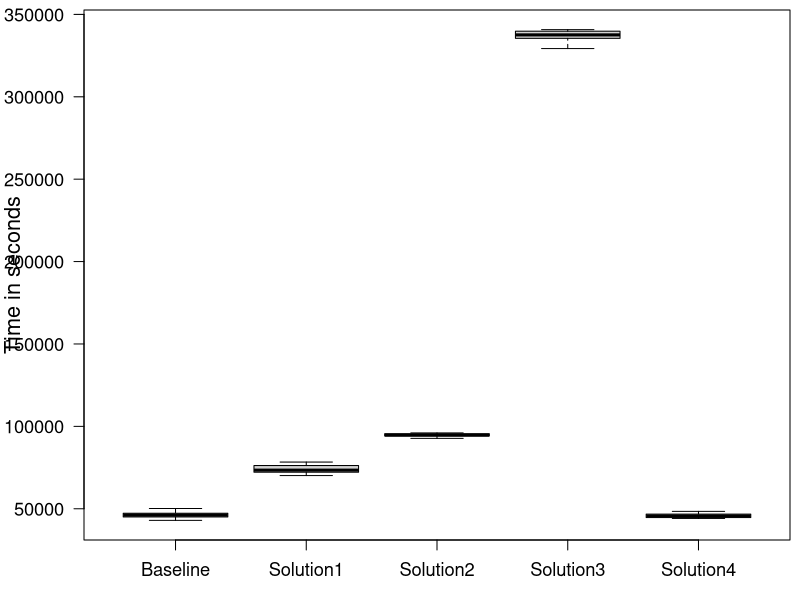
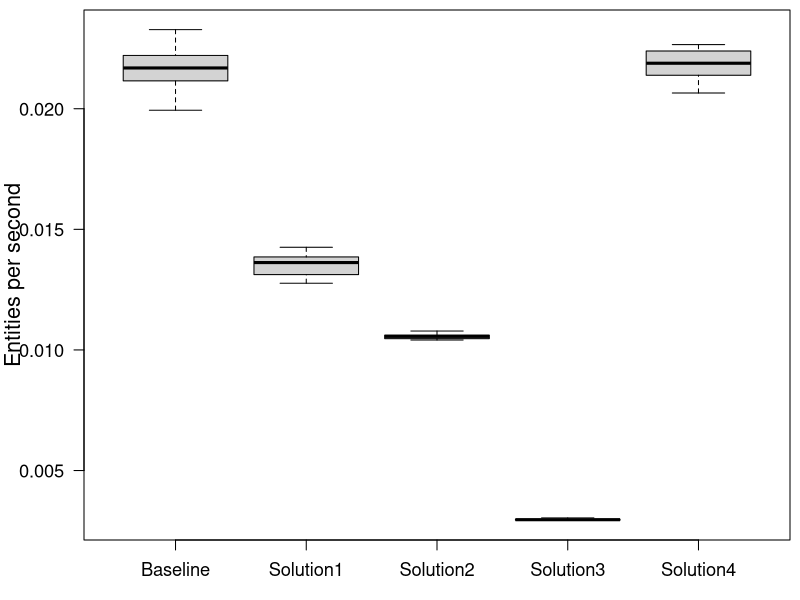
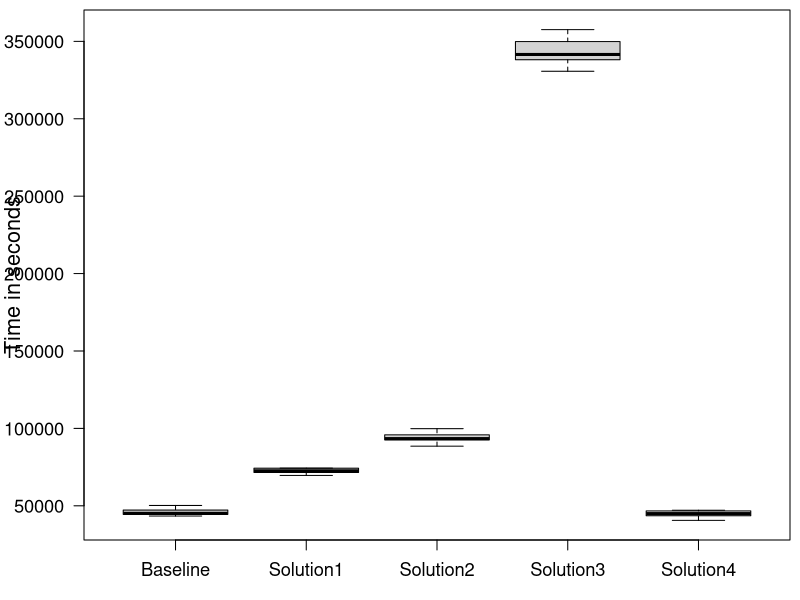
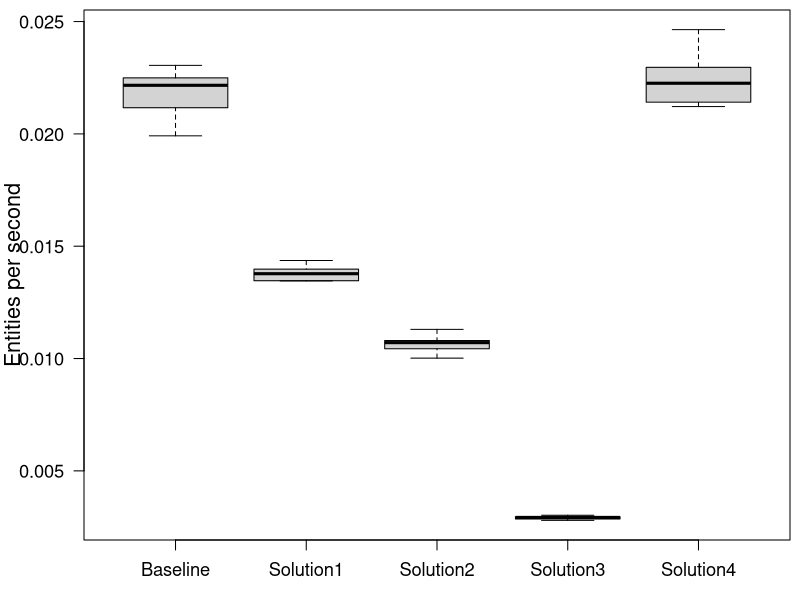
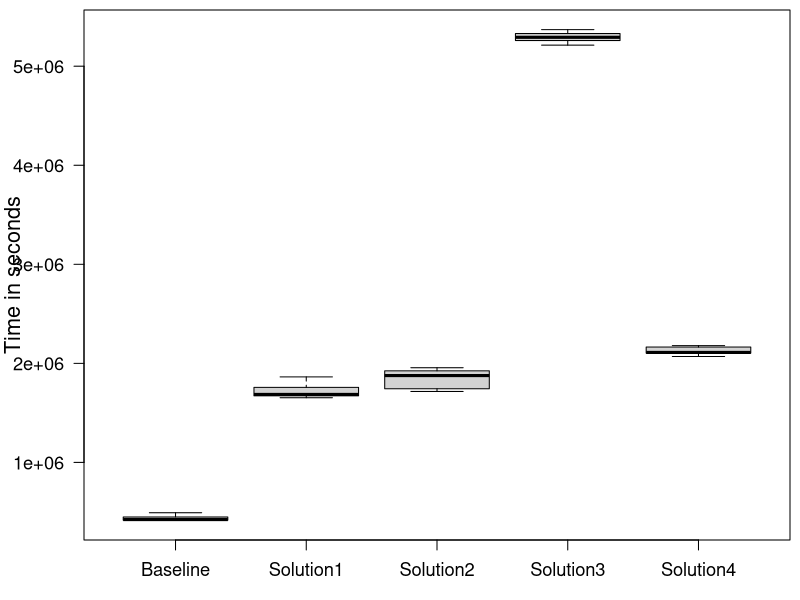
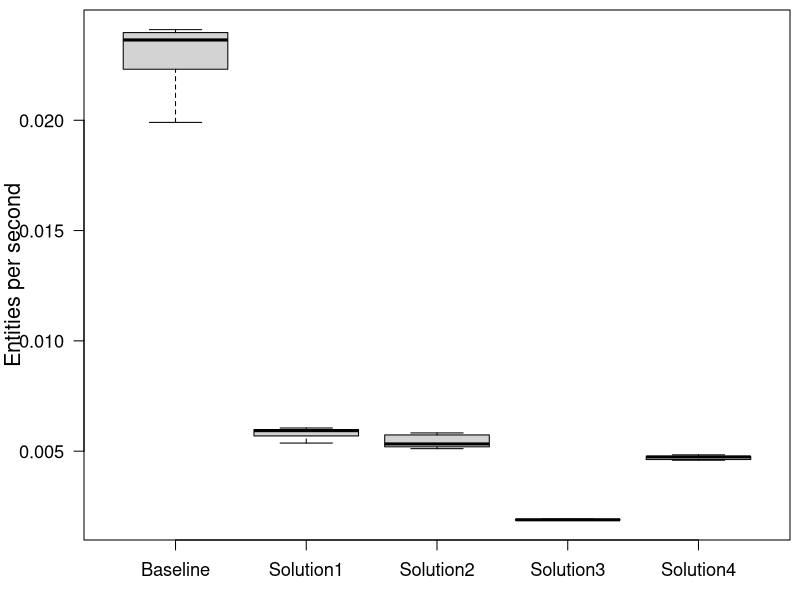
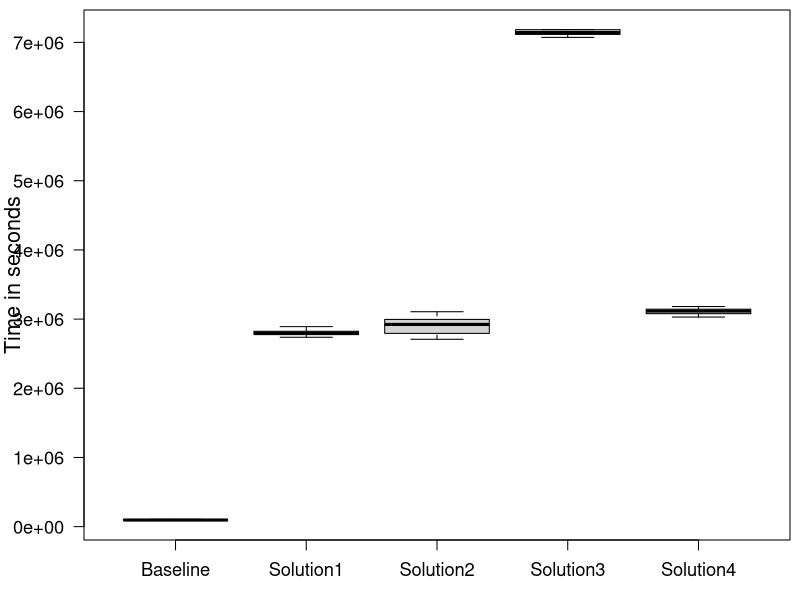
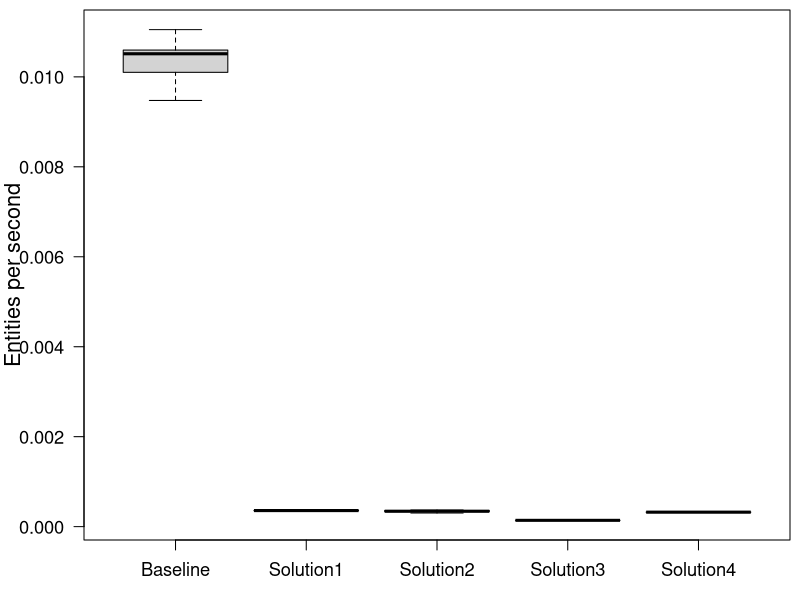

The R source for these figures, in order: (Note: this script raises an error after producing the figures.)
par(las=1);

Baseline.dataframe = data.frame(
insert_student=c(216351.12, 50156.726, 46574.368, 42957.495, 45322.077, 44802.401, 46920.101, 46105.324, 43939.163, 43849.6, 45664.503000000004, 46413.251000000004, 49690.332, 47627.528, 45251.272000000004),
insert_course=c(121987.283, 45119.062, 44718.793, 44988.252, 43382.955, 50216.092000000004, 43852.624, 44548.124, 44363.427, 43721.216, 45284.798, 45397.07, 47437.522000000004, 48946.963, 47058.968),
insert_enrolment=c(730953.209, 463259.059, 431999.17600000004, 491897.8, 414775.38300000003, 416492.32300000003, 502421.895, 415893.593, 417699.331, 414927.742, 420221.902, 420121.874, 423121.58, 423013.39900000003, 434014.35000000003),
update_student=c(105538.009, 98154.68400000001, 94548.166, 90498.583, 93683.191, 147136.283, 95349.803, 95058.306, 94636.225, 94218.571, 95119.039, 102123.30900000001, 99869.64, 96592.144, 93597.303),
update_course=c(118830.295, 95268.424, 121432.037, 94357.138, 104054.886, 102465.446, 108898.27500000001, 96750.323, 108690.692, 92954.482, 111925.21800000001, 103487.284, 111948.693, 97238.6, 114829.63),
update_enrolment=c(650782.699, 618981.38, 572768.837, 558867.559, 575495.001, 569086.583, 646261.882, 562454.973, 561955.612, 626676.5380000001, 623654.708, 649873.283, 734609.381, 611467.969, 622697.402),
delete_student=c(44688.706, 43000.159, 49536.235, 42129.691, 42267.464, 52616.686, 43956.029, 43255.4, 43989.723, 45224.901, 47230.062, 42718.373, 46617.817, 45274.094, 42750.340000000004),
delete_course=c(37402.31, 44802.951, 34258.231, 43919.452, 33633.694, 46250.032, 33693.251000000004, 44920.053, 105038.03600000001, 44181.899, 33905.562, 46197.079, 39981.298, 45243.358, 35369.695),
delete_enrolment=c(465364.819, 479285.16000000003, 459251.246, 458268.668, 464386.599, 419931.85000000003, 437386.14900000003, 465385.83400000003, 425927.162, 419067.501, 421238.686, 492532.454, 493015.06200000003, 422678.765, 420938.005));

Solution1.dataframe = data.frame(
insert_student=c(180778.429, 72328.833, 71597.744, 70146.90000000001, 73133.28600000001, 71988.197, 73415.658, 72898.719, 74941.76, 72018.641, 74212.049, 74017.734, 77510.534, 78338.874, 77664.091),
insert_course=c(83973.534, 66756.759, 69616.517, 116682.537, 70916.206, 73054.039, 71212.845, 72654.471, 72411.095, 72345.801, 72586.113, 71848.441, 74308.102, 81949.195, 74247.029),
insert_enrolment=c(1855262.646, 1675126.671, 1655189.385, 1863179.48, 1653019.7280000001, 1671579.104, 1673110.322, 1686165.512, 1766852.76, 1953142.538, 1707463.78, 1669991.182, 1714216.757, 1748497.912, 1685620.879),
update_student=c(2796299.253, 2748399.933, 2737353.399, 2777149.543, 2760298.903, 2793606.382, 2785261.251, 2805851.532, 2820590.845, 2797074.799, 2773680.856, 2856618.7430000002, 2891240.7460000003, 2878545.6520000002, 2827747.769),
update_course=c(556826.11, 562520.995, 521506.75200000004, 503253.674, 583220.845, 570117.205, 592795.858, 501077.36600000004, 527216.461, 526368.1240000001, 622742.334, 507389.152, 531798.696, 503544.89, 542936.6460000001),
update_enrolment=c(1902729.843, 1864557.838, 1913042.661, 1895721.607, 1860282.409, 1877942.395, 2060628.431, 1937547.888, 1921159.53, 1856524.406, 1913292.171, 1978783.513, 1931171.288, 1942281.173, 1946515.475),
delete_student=c(1095783.8900000001, 1088858.577, 1095926.281, 1128810.824, 1110500.864, 1138641.8900000001, 1091605.718, 1100171.546, 1132963.993, 1081919.58, 1114871.962, 1093859.936, 1130914.466, 1140319.997, 1127687.231),
delete_course=c(341317.422, 381379.886, 365468.425, 341950.998, 326665.123, 318327.637, 396296.945, 388548.953, 335709.167, 320249.84500000003, 339883.364, 322162.131, 333285.275, 319257.358, 414000.411),
delete_enrolment=c(609901.2170000001, 686178.411, 603099.09, 608023.97, 628155.782, 713789.333, 646162.637, 618416.784, 626889.954, 591249.4720000001, 587188.241, 599622.75, 604312.8250000001, 609058.1950000001, 643613.485));

Solution2.dataframe = data.frame(
insert_student=c(98906.189, 94131.839, 94609.879, 91315.594, 95529.836, 92726.448, 94429.642, 94333.053, 94010.015, 97932.967, 96038.909, 94794.928, 95538.285, 94679.447, 95029.758),
insert_course=c(90422.878, 88506.869, 90734.75600000001, 98635.024, 93396.11200000001, 92768.479, 92600.27, 92532.99, 93724.75600000001, 96648.87700000001, 93215.101, 95009.337, 95017.414, 99823.23700000001, 96919.781),
insert_enrolment=c(1749792.394, 1716230.164, 1752142.669, 1876947.323, 1737091.546, 1734884.5960000001, 1727103.134, 1796539.783, 1902705.664, 1882716.8290000001, 1936687.707, 1956029.974, 1928625.045, 1948779.3290000001, 1920595.2210000001),
update_student=c(2771533.0640000002, 2730862.7090000003, 2708253.273, 2801543.899, 2785017.257, 2859334.4620000003, 2803429.614, 3303949.785, 2957289.612, 3010748.37, 2960883.566, 3047768.342, 3106658.095, 2980110.4790000003, 2922508.534),
update_course=c(507413.056, 505314.772, 506648.819, 493872.354, 510908.31200000003, 489433.153, 569794.011, 500506.148, 511177.382, 496846.11, 512166.224, 497899.858, 513073.368, 502164.908, 529321.454),
update_enrolment=c(1914028.982, 1926194.198, 2006038.1030000001, 1908398.899, 1925646.609, 1927953.377, 2034198.561, 1908281.053, 2061051.242, 2076894.1160000002, 2087218.3930000002, 2116826.044, 2089408.877, 2107018.674, 2056844.6160000002),
delete_student=c(1326234.583, 1356749.433, 1326731.939, 1337398.508, 1344412.4340000001, 1388236.661, 1332331.144, 1475384.712, 1506346.797, 1522082.1130000001, 1493125.023, 1518301.143, 1484248.85, 1528772.163, 1502807.7310000001),
delete_course=c(364384.068, 369187.805, 357246.234, 358507.79, 374317.529, 349094.65, 362395.945, 402518.992, 449576.145, 359231.886, 366993.876, 351430.696, 399541.832, 353572.43, 360217.113),
delete_enrolment=c(841888.057, 946947.914, 870003.196, 871778.859, 928536.7540000001, 873377.039, 885667.012, 1179194.252, 1044625.582, 1026799.264, 1048687.056, 1056553.191, 1047892.81, 1130065.447, 1039373.125));

Solution3.dataframe = data.frame(
insert_student=c(361928.903, 337558.289, 334737.337, 329265.957, 335311.654, 340749.907, 338221.34500000003, 339879.907, 339690.996, 333959.732, 336071.983, 338816.767, 352337.806, 335614.04, 337312.226),
insert_course=c(357573.403, 330689.076, 341527.844, 347795.993, 333375.411, 344115.402, 341358.64400000003, 335887.184, 339787.844, 394101.996, 340701.233, 336490.522, 345625.953, 395283.92600000004, 351913.071),
insert_enrolment=c(5326884.174, 5262606.375, 5286783.38, 5333608.318, 5332718.848, 5248901.831, 5255799.073, 5262941.275, 5225874.075, 5212771.61, 5369403.858, 5292094.756, 5306413.896, 5293736.058, 5357672.506),
update_student=c(7105081.681, 7099539.399, 7139334.124, 7117188.608, 7072160.932, 7135086.549000001, 7407796.600000001, 7143057.93, 7181772.822, 7313123.835, 7113031.658, 7184363.598, 8996418.613, 7183956.122, 7177381.011),
update_course=c(1078624.212, 1070206.455, 1045994.6780000001, 1029625.2270000001, 1076980.375, 1102077.15, 1108500.7380000001, 1029927.165, 1040207.844, 1035402.04, 1087789.764, 1066566.2920000001, 1110165.803, 1068096.454, 1126122.854),
update_enrolment=c(5477544.934, 5479125.341, 5428707.024, 5441162.047, 5424600.814, 5430028.517, 5621313.78, 5497758.268, 5474023.073, 5494584.3270000005, 5452249.355, 5468533.622, 5494360.973, 5573777.751, 5512136.837),
delete_student=c(4219454.377, 4248048.939, 4208233.249, 4287295.572, 4281504.5540000005, 4315662.975, 4301540.981, 4258106.141, 4278518.932, 4314489.999, 4252110.343, 4298031.139, 4263692.367000001, 4326086.322, 4390119.149),
delete_course=c(653548.58, 682436.905, 660837.81, 631795.084, 650291.116, 631688.319, 646985.822, 727825.408, 646113.949, 640016.263, 690007.593, 650752.089, 703851.6730000001, 655431.612, 655224.728),
delete_enrolment=c(3509276.665, 3586614.031, 3526185.136, 3497389.165, 3530096.815, 3507276.398, 3518220.494, 3508428.694, 3532404.796, 3508122.7970000003, 3518237.466, 3564463.02, 3682414.436, 3508870.636, 3537214.132));

Solution4.dataframe = data.frame(
insert_student=c(88989.278, 44817.563, 44496.286, 48423.282, 45248.631, 44134.789000000004, 46039.116, 45689.516, 44385.654, 44416.243, 46658.099, 46857.47, 85624.567, 45887.053, 45628.926),
insert_course=c(43515.082, 40582.672, 42091.453, 140898.445, 43583.378000000004, 56280.225, 44257.675, 44651.295, 44932.366, 43431.049, 46080.702, 45508.891, 46278.587, 61174.802, 47132.311),
insert_enrolment=c(2178930.973, 2159234.965, 2087771.891, 2759030.999, 2092831.372, 2104357.952, 2163517.952, 2165972.354, 2103321.6210000003, 2069232.928, 2120614.179, 2167056.647, 2103737.108, 2104629.205, 2110378.703),
update_student=c(3110308.727, 3076401.421, 3051476.324, 3122650.075, 3029115.002, 3130080.384, 3080942.668, 3142778.205, 3116019.682, 3181559.8910000003, 3059016.525, 3143476.281, 3979599.434, 3179518.486, 3100144.936),
update_course=c(459841.759, 440547.178, 451632.436, 445599.71400000004, 454325.364, 438919.55, 465807.0, 442903.86600000004, 464427.001, 447794.525, 464047.047, 442360.762, 462064.788, 437514.202, 458642.015),
update_enrolment=c(2281201.759, 2213230.063, 2312810.804, 2261304.761, 2294576.449, 2239055.57, 2409028.616, 2256889.981, 2293549.5810000002, 2298693.174, 2310642.68, 2260582.9960000003, 2264517.119, 2393441.403, 2285903.836),
delete_student=c(843506.4990000001, 903575.983, 871165.843, 978053.128, 865957.475, 943477.829, 886154.14, 923041.545, 886577.976, 923104.368, 876950.216, 884408.6510000001, 890001.4450000001, 861707.627, 883077.0530000001),
delete_course=c(356207.367, 355935.898, 353683.759, 356945.9, 394907.686, 350136.327, 363403.98600000003, 360032.645, 395976.173, 347665.751, 358872.21400000004, 349371.342, 480352.882, 351546.01900000003, 362144.93700000003),
delete_enrolment=c(413874.583, 482963.357, 475802.821, 435774.319, 484311.005, 433294.412, 465434.33, 442370.309, 445821.065, 445981.82, 475048.438, 428483.905, 564814.6410000001, 420471.24, 419610.536));

pdf('/u/students/subramhars/workspace/ResearchTestApplication/logs/boxplot-insert_student-rt.pdf');
par(las=1, mar=c(3,4.2,0.5,0.5), cex.axis=1.1, cex.lab=1.3);

boxplot(Baseline.dataframe$insert_student,Solution1.dataframe$insert_student,Solution2.dataframe$insert_student,Solution3.dataframe$insert_student,Solution4.dataframe$insert_student,names=c('Baseline', 'Solution1', 'Solution2', 'Solution3', 'Solution4'), xlab='Solutions', ylab='Time in seconds', outline=F, horizontal=F);
dev.off();
pdf('/u/students/subramhars/workspace/ResearchTestApplication/logs/boxplot-insert_student-tp.pdf');
par(las=1, mar=c(3,4.2,0.5,0.5), cex.axis=1.1, cex.lab=1.3);

boxplot(1000 / Baseline.dataframe$insert_student,1000 / Solution1.dataframe$insert_student,1000 / Solution2.dataframe$insert_student,1000 / Solution3.dataframe$insert_student,1000 / Solution4.dataframe$insert_student,names=c('Baseline', 'Solution1', 'Solution2', 'Solution3', 'Solution4'), xlab='Solutions', ylab='Entities per second', outline=F, horizontal=F);
dev.off();
pdf('/u/students/subramhars/workspace/ResearchTestApplication/logs/boxplot-insert_course-rt.pdf');
par(las=1, mar=c(3,4.2,0.5,0.5), cex.axis=1.1, cex.lab=1.3);

boxplot(Baseline.dataframe$insert_course,Solution1.dataframe$insert_course,Solution2.dataframe$insert_course,Solution3.dataframe$insert_course,Solution4.dataframe$insert_course,names=c('Baseline', 'Solution1', 'Solution2', 'Solution3', 'Solution4'), xlab='Solutions', ylab='Time in seconds', outline=F, horizontal=F);
dev.off();
pdf('/u/students/subramhars/workspace/ResearchTestApplication/logs/boxplot-insert_course-tp.pdf');
par(las=1, mar=c(3,4.2,0.5,0.5), cex.axis=1.1, cex.lab=1.3);

boxplot(1000 / Baseline.dataframe$insert_course,1000 / Solution1.dataframe$insert_course,1000 / Solution2.dataframe$insert_course,1000 / Solution3.dataframe$insert_course,1000 / Solution4.dataframe$insert_course,names=c('Baseline', 'Solution1', 'Solution2', 'Solution3', 'Solution4'), xlab='Solutions', ylab='Entities per second', outline=F, horizontal=F);
dev.off();
pdf('/u/students/subramhars/workspace/ResearchTestApplication/logs/boxplot-insert_enrolment-rt.pdf');
par(las=1, mar=c(3,4.2,0.5,0.5), cex.axis=1.1, cex.lab=1.3);

boxplot(Baseline.dataframe$insert_enrolment,Solution1.dataframe$insert_enrolment,Solution2.dataframe$insert_enrolment,Solution3.dataframe$insert_enrolment,Solution4.dataframe$insert_enrolment,names=c('Baseline', 'Solution1', 'Solution2', 'Solution3', 'Solution4'), xlab='Solutions', ylab='Time in seconds', outline=F, horizontal=F);
dev.off();
pdf('/u/students/subramhars/workspace/ResearchTestApplication/logs/boxplot-insert_enrolment-tp.pdf');
par(las=1, mar=c(3,4.2,0.5,0.5), cex.axis=1.1, cex.lab=1.3);

boxplot(10000 / Baseline.dataframe$insert_enrolment,10000 / Solution1.dataframe$insert_enrolment,10000 / Solution2.dataframe$insert_enrolment,10000 / Solution3.dataframe$insert_enrolment,10000 / Solution4.dataframe$insert_enrolment,names=c('Baseline', 'Solution1', 'Solution2', 'Solution3', 'Solution4'), xlab='Solutions', ylab='Entities per second', outline=F, horizontal=F);
dev.off();
pdf('/u/students/subramhars/workspace/ResearchTestApplication/logs/boxplot-update_student-rt.pdf');
par(las=1, mar=c(3,4.2,0.5,0.5), cex.axis=1.1, cex.lab=1.3);

boxplot(Baseline.dataframe$update_student,Solution1.dataframe$update_student,Solution2.dataframe$update_student,Solution3.dataframe$update_student,Solution4.dataframe$update_student,names=c('Baseline', 'Solution1', 'Solution2', 'Solution3', 'Solution4'), xlab='Solutions', ylab='Time in seconds', outline=F, horizontal=F);
dev.off();
pdf('/u/students/subramhars/workspace/ResearchTestApplication/logs/boxplot-update_student-tp.pdf');
par(las=1, mar=c(3,4.2,0.5,0.5), cex.axis=1.1, cex.lab=1.3);

boxplot(1000 / Baseline.dataframe$update_student,1000 / Solution1.dataframe$update_student,1000 / Solution2.dataframe$update_student,1000 / Solution3.dataframe$update_student,1000 / Solution4.dataframe$update_student,names=c('Baseline', 'Solution1', 'Solution2', 'Solution3', 'Solution4'), xlab='Solutions', ylab='Entities per second', outline=F, horizontal=F);
dev.off();
pdf('/u/students/subramhars/workspace/ResearchTestApplication/logs/boxplot-update_course-rt.pdf');
par(las=1, mar=c(3,4.2,0.5,0.5), cex.axis=1.1, cex.lab=1.3);

boxplot(Baseline.dataframe$update_course,Solution1.dataframe$update_course,Solution2.dataframe$update_course,Solution3.dataframe$update_course,Solution4.dataframe$update_course,names=c('Baseline', 'Solution1', 'Solution2', 'Solution3', 'Solution4'), xlab='Solutions', ylab='Time in seconds', outline=F, horizontal=F);
dev.off();
pdf('/u/students/subramhars/workspace/ResearchTestApplication/logs/boxplot-update_course-tp.pdf');
par(las=1, mar=c(3,4.2,0.5,0.5), cex.axis=1.1, cex.lab=1.3);

boxplot(1000 / Baseline.dataframe$update_course,1000 / Solution1.dataframe$update_course,1000 / Solution2.dataframe$update_course,1000 / Solution3.dataframe$update_course,1000 / Solution4.dataframe$update_course,names=c('Baseline', 'Solution1', 'Solution2', 'Solution3', 'Solution4'), xlab='Solutions', ylab='Entities per second', outline=F, horizontal=F);
dev.off();
pdf('/u/students/subramhars/workspace/ResearchTestApplication/logs/boxplot-update_enrolment-rt.pdf');
par(las=1, mar=c(3,4.2,0.5,0.5), cex.axis=1.1, cex.lab=1.3);

boxplot(Baseline.dataframe$update_enrolment,Solution1.dataframe$update_enrolment,Solution2.dataframe$update_enrolment,Solution3.dataframe$update_enrolment,Solution4.dataframe$update_enrolment,names=c('Baseline', 'Solution1', 'Solution2', 'Solution3', 'Solution4'), xlab='Solutions', ylab='Time in seconds', outline=F, horizontal=F);
dev.off();
pdf('/u/students/subramhars/workspace/ResearchTestApplication/logs/boxplot-update_enrolment-tp.pdf');
par(las=1, mar=c(3,4.2,0.5,0.5), cex.axis=1.1, cex.lab=1.3);

boxplot(10000 / Baseline.dataframe$update_enrolment,10000 / Solution1.dataframe$update_enrolment,10000 / Solution2.dataframe$update_enrolment,10000 / Solution3.dataframe$update_enrolment,10000 / Solution4.dataframe$update_enrolment,names=c('Baseline', 'Solution1', 'Solution2', 'Solution3', 'Solution4'), xlab='Solutions', ylab='Entities per second', outline=F, horizontal=F);
dev.off();
pdf('/u/students/subramhars/workspace/ResearchTestApplication/logs/boxplot-delete_student-rt.pdf');
par(las=1, mar=c(3,4.2,0.5,0.5), cex.axis=1.1, cex.lab=1.3);

boxplot(Baseline.dataframe$delete_student,Solution1.dataframe$delete_student,Solution2.dataframe$delete_student,Solution3.dataframe$delete_student,Solution4.dataframe$delete_student,names=c('Baseline', 'Solution1', 'Solution2', 'Solution3', 'Solution4'), xlab='Solutions', ylab='Time in seconds', outline=F, horizontal=F);
dev.off();
pdf('/u/students/subramhars/workspace/ResearchTestApplication/logs/boxplot-delete_student-tp.pdf');
par(las=1, mar=c(3,4.2,0.5,0.5), cex.axis=1.1, cex.lab=1.3);

boxplot(1000 / Baseline.dataframe$delete_student,1000 / Solution1.dataframe$delete_student,1000 / Solution2.dataframe$delete_student,1000 / Solution3.dataframe$delete_student,1000 / Solution4.dataframe$delete_student,names=c('Baseline', 'Solution1', 'Solution2', 'Solution3', 'Solution4'), xlab='Solutions', ylab='Entities per second', outline=F, horizontal=F);
dev.off();
pdf('/u/students/subramhars/workspace/ResearchTestApplication/logs/boxplot-delete_course-rt.pdf');
par(las=1, mar=c(3,4.2,0.5,0.5), cex.axis=1.1, cex.lab=1.3);

boxplot(Baseline.dataframe$delete_course,Solution1.dataframe$delete_course,Solution2.dataframe$delete_course,Solution3.dataframe$delete_course,Solution4.dataframe$delete_course,names=c('Baseline', 'Solution1', 'Solution2', 'Solution3', 'Solution4'), xlab='Solutions', ylab='Time in seconds', outline=F, horizontal=F);
dev.off();
pdf('/u/students/subramhars/workspace/ResearchTestApplication/logs/boxplot-delete_course-tp.pdf');
par(las=1, mar=c(3,4.2,0.5,0.5), cex.axis=1.1, cex.lab=1.3);

boxplot(1000 / Baseline.dataframe$delete_course,1000 / Solution1.dataframe$delete_course,1000 / Solution2.dataframe$delete_course,1000 / Solution3.dataframe$delete_course,1000 / Solution4.dataframe$delete_course,names=c('Baseline', 'Solution1', 'Solution2', 'Solution3', 'Solution4'), xlab='Solutions', ylab='Entities per second', outline=F, horizontal=F);
dev.off();
pdf('/u/students/subramhars/workspace/ResearchTestApplication/logs/boxplot-delete_enrolment-rt.pdf');
par(las=1, mar=c(3,4.2,0.5,0.5), cex.axis=1.1, cex.lab=1.3);

boxplot(Baseline.dataframe$delete_enrolment,Solution1.dataframe$delete_enrolment,Solution2.dataframe$delete_enrolment,Solution3.dataframe$delete_enrolment,Solution4.dataframe$delete_enrolment,names=c('Baseline', 'Solution1', 'Solution2', 'Solution3', 'Solution4'), xlab='Solutions', ylab='Time in seconds', outline=F, horizontal=F);
dev.off();
pdf('/u/students/subramhars/workspace/ResearchTestApplication/logs/boxplot-delete_enrolment-tp.pdf');
par(las=1, mar=c(3,4.2,0.5,0.5), cex.axis=1.1, cex.lab=1.3);

boxplot(10000 / Baseline.dataframe$delete_enrolment,10000 / Solution1.dataframe$delete_enrolment,10000 / Solution2.dataframe$delete_enrolment,10000 / Solution3.dataframe$delete_enrolment,10000 / Solution4.dataframe$delete_enrolment,names=c('Baseline', 'Solution1', 'Solution2', 'Solution3', 'Solution4'), xlab='Solutions', ylab='Entities per second', outline=F, horizontal=F);
dev.off();
def.barplot.width=1; #bar width
def.barplot.sepwidth=0; #separation bar width
def.barplot.space=0; #space between bars
def.barplot.groupspace=1; #space between groups
pdf('/u/students/subramhars/workspace/ResearchTestApplication/logs/barplot-Baseline.pdf');
par(las=1, mar=c(3,4.2,2,0), cex.axis=1.1, cex.lab=1.3);

Baseline.barplot.means=data.frame(insert=c(mean(Baseline.dataframe$insert_student), mean(Baseline.dataframe$insert_course), mean(Baseline.dataframe$insert_enrolment)),
update=c(mean(Baseline.dataframe$update_student), mean(Baseline.dataframe$update_course), mean(Baseline.dataframe$update_enrolment)),
delete=c(mean(Baseline.dataframe$delete_student), mean(Baseline.dataframe$delete_course), mean(Baseline.dataframe$delete_enrolment)));
barplot(as.matrix(Baseline.barplot.means),beside=T, names=c('s', 'c', 'e', 's', 'c', 'e', 's', 'c', 'e'), ylab='Time (s)', xlab = '');
mtext('insert', side=1, line=2, at=2.5);
mtext('update', side=1, line=2, at=6.5);
mtext('delete', side=1, line=2, at=10.5);
dev.off();
pdf('/u/students/subramhars/workspace/ResearchTestApplication/logs/barplot-Solution1.pdf');
par(las=1, mar=c(3,4.2,2,0), cex.axis=1.1, cex.lab=1.3);

Solution1.barplot.means=data.frame(insert=c(mean(Solution1.dataframe$insert_student), mean(Solution1.dataframe$insert_course), mean(Solution1.dataframe$insert_enrolment)),
update=c(mean(Solution1.dataframe$update_student), mean(Solution1.dataframe$update_course), mean(Solution1.dataframe$update_enrolment)),
delete=c(mean(Solution1.dataframe$delete_student), mean(Solution1.dataframe$delete_course), mean(Solution1.dataframe$delete_enrolment)));
barplot(as.matrix(Solution1.barplot.means),beside=T, names=c('s', 'c', 'e', 's', 'c', 'e', 's', 'c', 'e'), ylab='Time (s)', xlab = '');
mtext('insert', side=1, line=2, at=2.5);
mtext('update', side=1, line=2, at=6.5);
mtext('delete', side=1, line=2, at=10.5);
dev.off();
pdf('/u/students/subramhars/workspace/ResearchTestApplication/logs/barplot-Solution2.pdf');
par(las=1, mar=c(3,4.2,2,0), cex.axis=1.1, cex.lab=1.3);

Solution2.barplot.means=data.frame(insert=c(mean(Solution2.dataframe$insert_student), mean(Solution2.dataframe$insert_course), mean(Solution2.dataframe$insert_enrolment)),
update=c(mean(Solution2.dataframe$update_student), mean(Solution2.dataframe$update_course), mean(Solution2.dataframe$update_enrolment)),
delete=c(mean(Solution2.dataframe$delete_student), mean(Solution2.dataframe$delete_course), mean(Solution2.dataframe$delete_enrolment)));
barplot(as.matrix(Solution2.barplot.means),beside=T, names=c('s', 'c', 'e', 's', 'c', 'e', 's', 'c', 'e'), ylab='Time (s)', xlab = '');
mtext('insert', side=1, line=2, at=2.5);
mtext('update', side=1, line=2, at=6.5);
mtext('delete', side=1, line=2, at=10.5);
dev.off();
pdf('/u/students/subramhars/workspace/ResearchTestApplication/logs/barplot-Solution3.pdf');
par(las=1, mar=c(3,4.2,2,0), cex.axis=1.1, cex.lab=1.3);

Solution3.barplot.means=data.frame(insert=c(mean(Solution3.dataframe$insert_student), mean(Solution3.dataframe$insert_course), mean(Solution3.dataframe$insert_enrolment)),
update=c(mean(Solution3.dataframe$update_student), mean(Solution3.dataframe$update_course), mean(Solution3.dataframe$update_enrolment)),
delete=c(mean(Solution3.dataframe$delete_student), mean(Solution3.dataframe$delete_course), mean(Solution3.dataframe$delete_enrolment)));
barplot(as.matrix(Solution3.barplot.means),beside=T, names=c('s', 'c', 'e', 's', 'c', 'e', 's', 'c', 'e'), ylab='Time (s)', xlab = '');
mtext('insert', side=1, line=2, at=2.5);
mtext('update', side=1, line=2, at=6.5);
mtext('delete', side=1, line=2, at=10.5);
dev.off();
pdf('/u/students/subramhars/workspace/ResearchTestApplication/logs/barplot-Solution4.pdf');
par(las=1, mar=c(3,4.2,2,0), cex.axis=1.1, cex.lab=1.3);

Solution4.barplot.means=data.frame(insert=c(mean(Solution4.dataframe$insert_student), mean(Solution4.dataframe$insert_course), mean(Solution4.dataframe$insert_enrolment)),
update=c(mean(Solution4.dataframe$update_student), mean(Solution4.dataframe$update_course), mean(Solution4.dataframe$update_enrolment)),
delete=c(mean(Solution4.dataframe$delete_student), mean(Solution4.dataframe$delete_course), mean(Solution4.dataframe$delete_enrolment)));
barplot(as.matrix(Solution4.barplot.means),beside=T, names=c('s', 'c', 'e', 's', 'c', 'e', 's', 'c', 'e'), ylab='Time (s)', xlab = '');
mtext('insert', side=1, line=2, at=2.5);
mtext('update', side=1, line=2, at=6.5);
mtext('delete', side=1, line=2, at=10.5);
dev.off();
pdf('/u/students/subramhars/workspace/ResearchTestApplication/logs/barplot-insert-rt.pdf' );
par(las=1, mar=c(3,4.2,0.5,0), cex.axis=1.1, cex.lab=1.3);

insert.barplot.means=data.frame(Baseline = c(mean(Baseline.dataframe$insert_student), mean(Baseline.dataframe$insert_course), mean(Baseline.dataframe$insert_enrolment)), Solution1 = c(mean(Solution1.dataframe$insert_student), mean(Solution1.dataframe$insert_course), mean(Solution1.dataframe$insert_enrolment)), Solution2 = c(mean(Solution2.dataframe$insert_student), mean(Solution2.dataframe$insert_course), mean(Solution2.dataframe$insert_enrolment)), Solution3 = c(mean(Solution3.dataframe$insert_student), mean(Solution3.dataframe$insert_course), mean(Solution3.dataframe$insert_enrolment)), Solution4 = c(mean(Solution4.dataframe$insert_student), mean(Solution4.dataframe$insert_course), mean(Solution4.dataframe$insert_enrolment)));
barplot(as.matrix(insert.barplot.means),beside=T, names=c('s', 'c', 'e', 's', 'c', 'e', 's', 'c', 'e', 's', 'c', 'e', 's', 'c', 'e'), ylab='Time (s)', xlab='');
mtext('Baseline', side=1, line=2, at=2.5);
mtext('Solution1', side=1, line=2, at=6.5);
mtext('Solution2', side=1, line=2, at=10.5);
mtext('Solution3', side=1, line=2, at=14.5);
mtext('Solution4', side=1, line=2, at=18.5);

dev.off();

pdf('/u/students/subramhars/workspace/ResearchTestApplication/logs/barplot-insert-tp.pdf');
par(las=1, mar=c(3,4.2,0.5,0), cex.axis=1.1, cex.lab=1.3);

insert.barplot.means=data.frame(Baseline = c(1000 / mean(Baseline.dataframe$insert_student), 1000 / mean(Baseline.dataframe$insert_course), 10000 / mean(Baseline.dataframe$insert_enrolment)), Solution1 = c(1000 / mean(Solution1.dataframe$insert_student), 1000 / mean(Solution1.dataframe$insert_course), 10000 / mean(Solution1.dataframe$insert_enrolment)), Solution2 = c(1000 / mean(Solution2.dataframe$insert_student), 1000 / mean(Solution2.dataframe$insert_course), 10000 / mean(Solution2.dataframe$insert_enrolment)), Solution3 = c(1000 / mean(Solution3.dataframe$insert_student), 1000 / mean(Solution3.dataframe$insert_course), 10000 / mean(Solution3.dataframe$insert_enrolment)), Solution4 = c(1000 / mean(Solution4.dataframe$insert_student), 1000 / mean(Solution4.dataframe$insert_course), 10000 / mean(Solution4.dataframe$insert_enrolment)));
barplot(as.matrix(insert.barplot.means),beside=T, names=c('s', 'c', 'e', 's', 'c', 'e', 's', 'c', 'e', 's', 'c', 'e', 's', 'c', 'e'), ylab='Entities per second', xlab='');
mtext('Baseline', side=1, line=2, at=2.5);
mtext('Solution1', side=1, line=2, at=6.5);
mtext('Solution2', side=1, line=2, at=10.5);
mtext('Solution3', side=1, line=2, at=14.5);
mtext('Solution4', side=1, line=2, at=18.5);

dev.off();
pdf('/u/students/subramhars/workspace/ResearchTestApplication/logs/barplot-update-rt.pdf' );
par(las=1, mar=c(3,4.2,0.5,0), cex.axis=1.1, cex.lab=1.3);

update.barplot.means=data.frame(Baseline = c(mean(Baseline.dataframe$update_student), mean(Baseline.dataframe$update_course), mean(Baseline.dataframe$update_enrolment)), Solution1 = c(mean(Solution1.dataframe$update_student), mean(Solution1.dataframe$update_course), mean(Solution1.dataframe$update_enrolment)), Solution2 = c(mean(Solution2.dataframe$update_student), mean(Solution2.dataframe$update_course), mean(Solution2.dataframe$update_enrolment)), Solution3 = c(mean(Solution3.dataframe$update_student), mean(Solution3.dataframe$update_course), mean(Solution3.dataframe$update_enrolment)), Solution4 = c(mean(Solution4.dataframe$update_student), mean(Solution4.dataframe$update_course), mean(Solution4.dataframe$update_enrolment)));
barplot(as.matrix(update.barplot.means),beside=T, names=c('s', 'c', 'e', 's', 'c', 'e', 's', 'c', 'e', 's', 'c', 'e', 's', 'c', 'e'), ylab='Time (s)', xlab='');
mtext('Baseline', side=1, line=2, at=2.5);
mtext('Solution1', side=1, line=2, at=6.5);
mtext('Solution2', side=1, line=2, at=10.5);
mtext('Solution3', side=1, line=2, at=14.5);
mtext('Solution4', side=1, line=2, at=18.5);

dev.off();

pdf('/u/students/subramhars/workspace/ResearchTestApplication/logs/barplot-update-tp.pdf');
par(las=1, mar=c(3,4.2,0.5,0), cex.axis=1.1, cex.lab=1.3);

update.barplot.means=data.frame(Baseline = c(1000 / mean(Baseline.dataframe$update_student), 1000 / mean(Baseline.dataframe$update_course), 10000 / mean(Baseline.dataframe$update_enrolment)), Solution1 = c(1000 / mean(Solution1.dataframe$update_student), 1000 / mean(Solution1.dataframe$update_course), 10000 / mean(Solution1.dataframe$update_enrolment)), Solution2 = c(1000 / mean(Solution2.dataframe$update_student), 1000 / mean(Solution2.dataframe$update_course), 10000 / mean(Solution2.dataframe$update_enrolment)), Solution3 = c(1000 / mean(Solution3.dataframe$update_student), 1000 / mean(Solution3.dataframe$update_course), 10000 / mean(Solution3.dataframe$update_enrolment)), Solution4 = c(1000 / mean(Solution4.dataframe$update_student), 1000 / mean(Solution4.dataframe$update_course), 10000 / mean(Solution4.dataframe$update_enrolment)));
barplot(as.matrix(update.barplot.means),beside=T, names=c('s', 'c', 'e', 's', 'c', 'e', 's', 'c', 'e', 's', 'c', 'e', 's', 'c', 'e'), ylab='Entities per second', xlab='');
mtext('Baseline', side=1, line=2, at=2.5);
mtext('Solution1', side=1, line=2, at=6.5);
mtext('Solution2', side=1, line=2, at=10.5);
mtext('Solution3', side=1, line=2, at=14.5);
mtext('Solution4', side=1, line=2, at=18.5);

dev.off();
pdf('/u/students/subramhars/workspace/ResearchTestApplication/logs/barplot-delete-rt.pdf' );
par(las=1, mar=c(3,4.2,0.5,0), cex.axis=1.1, cex.lab=1.3);

delete.barplot.means=data.frame(Baseline = c(mean(Baseline.dataframe$delete_student), mean(Baseline.dataframe$delete_course), mean(Baseline.dataframe$delete_enrolment)), Solution1 = c(mean(Solution1.dataframe$delete_student), mean(Solution1.dataframe$delete_course), mean(Solution1.dataframe$delete_enrolment)), Solution2 = c(mean(Solution2.dataframe$delete_student), mean(Solution2.dataframe$delete_course), mean(Solution2.dataframe$delete_enrolment)), Solution3 = c(mean(Solution3.dataframe$delete_student), mean(Solution3.dataframe$delete_course), mean(Solution3.dataframe$delete_enrolment)), Solution4 = c(mean(Solution4.dataframe$delete_student), mean(Solution4.dataframe$delete_course), mean(Solution4.dataframe$delete_enrolment)));
barplot(as.matrix(delete.barplot.means),beside=T, names=c('s', 'c', 'e', 's', 'c', 'e', 's', 'c', 'e', 's', 'c', 'e', 's', 'c', 'e'), ylab='Time (s)', xlab='');
mtext('Baseline', side=1, line=2, at=2.5);
mtext('Solution1', side=1, line=2, at=6.5);
mtext('Solution2', side=1, line=2, at=10.5);
mtext('Solution3', side=1, line=2, at=14.5);
mtext('Solution4', side=1, line=2, at=18.5);

dev.off();

pdf('/u/students/subramhars/workspace/ResearchTestApplication/logs/barplot-delete-tp.pdf');
par(las=1, mar=c(3,4.2,0.5,0), cex.axis=1.1, cex.lab=1.3);

delete.barplot.means=data.frame(Baseline = c(1000 / mean(Baseline.dataframe$delete_student), 1000 / mean(Baseline.dataframe$delete_course), 10000 / mean(Baseline.dataframe$delete_enrolment)), Solution1 = c(1000 / mean(Solution1.dataframe$delete_student), 1000 / mean(Solution1.dataframe$delete_course), 10000 / mean(Solution1.dataframe$delete_enrolment)), Solution2 = c(1000 / mean(Solution2.dataframe$delete_student), 1000 / mean(Solution2.dataframe$delete_course), 10000 / mean(Solution2.dataframe$delete_enrolment)), Solution3 = c(1000 / mean(Solution3.dataframe$delete_student), 1000 / mean(Solution3.dataframe$delete_course), 10000 / mean(Solution3.dataframe$delete_enrolment)), Solution4 = c(1000 / mean(Solution4.dataframe$delete_student), 1000 / mean(Solution4.dataframe$delete_course), 10000 / mean(Solution4.dataframe$delete_enrolment)));
barplot(as.matrix(delete.barplot.means),beside=T, names=c('s', 'c', 'e', 's', 'c', 'e', 's', 'c', 'e', 's', 'c', 'e', 's', 'c', 'e'), ylab='Entities per second', xlab='');
mtext('Baseline', side=1, line=2, at=2.5);
mtext('Solution1', side=1, line=2, at=6.5);
mtext('Solution2', side=1, line=2, at=10.5);
mtext('Solution3', side=1, line=2, at=14.5);
mtext('Solution4', side=1, line=2, at=18.5);

dev.off();
pdf('/u/students/subramhars/workspace/ResearchTestApplication/logs/barplot-insert_student-rt.pdf');
par(las=1, mar=c(2.5,4.2,2,0), cex.axis=1.1, cex.lab=1.3);

barplot(c(57441.68406666668, 80999.42993333335, 94933.78593333332, 339430.45660000003, 51153.0982), names=c('Baseline', 'Solution1', 'Solution2', 'Solution3', 'Solution4'), col=gray.colors(5), xlab='', ylab='Time in seconds');
dev.off();

pdf('/u/students/subramhars/workspace/ResearchTestApplication/logs/barplot-insert_student-tp.pdf');
par(las=1, mar=c(2.5,4.2,2,0), cex.axis=1.1, cex.lab=1.3);

barplot(c(0.01740896034384024, 0.012345765900118691, 0.010533657645363938, 0.002946111583553165, 0.019549158021478354), names=c('Baseline', 'Solution1', 'Solution2', 'Solution3', 'Solution4'), col=gray.colors(5), xlab='', ylab='Entities per second');
dev.off();

pdf('/u/students/subramhars/workspace/ResearchTestApplication/logs/barplot-insert_course-rt.pdf');
par(las=1, mar=c(2.5,4.2,2,0), cex.axis=1.1, cex.lab=1.3);

barplot(c(50734.876599999996, 76304.17893333334, 93997.05873333334, 349081.8334666667, 52693.262200000005), names=c('Baseline', 'Solution1', 'Solution2', 'Solution3', 'Solution4'), col=gray.colors(5), xlab='', ylab='Time in seconds');
dev.off();

pdf('/u/students/subramhars/workspace/ResearchTestApplication/logs/barplot-insert_course-tp.pdf');
par(las=1, mar=c(2.5,4.2,2,0), cex.axis=1.1, cex.lab=1.3);

barplot(c(0.01971030713022371, 0.013105442113120647, 0.01063863075585129, 0.0028646578083688463, 0.01897775841253571), names=c('Baseline', 'Solution1', 'Solution2', 'Solution3', 'Solution4'), col=gray.colors(5), xlab='', ylab='Entities per second');
dev.off();

pdf('/u/students/subramhars/workspace/ResearchTestApplication/logs/barplot-insert_enrolment-rt.pdf');
par(las=1, mar=c(2.5,4.2,2,0), cex.axis=1.1, cex.lab=1.3);

barplot(c(454720.8410666666, 1731894.577066667, 1837791.4252000002, 5291214.002199999, 2166041.2566), names=c('Baseline', 'Solution1', 'Solution2', 'Solution3', 'Solution4'), col=gray.colors(5), xlab='', ylab='Time in seconds');
dev.off();

pdf('/u/students/subramhars/workspace/ResearchTestApplication/logs/barplot-insert_enrolment-tp.pdf');
par(las=1, mar=c(2.5,4.2,2,0), cex.axis=1.1, cex.lab=1.3);

barplot(c(0.021991514566480803, 0.005774023507214356, 0.005441313885177006, 0.0018899254492148996, 0.00461671723450773), names=c('Baseline', 'Solution1', 'Solution2', 'Solution3', 'Solution4'), col=gray.colors(5), xlab='', ylab='Entities per second');
dev.off();

pdf('/u/students/subramhars/workspace/ResearchTestApplication/logs/barplot-update_student-rt.pdf');
par(las=1, mar=c(2.5,4.2,2,0), cex.axis=1.1, cex.lab=1.3);

barplot(c(99741.5504, 2803314.6404, 2916659.404066667, 7291286.2321333345, 3166872.5360666667), names=c('Baseline', 'Solution1', 'Solution2', 'Solution3', 'Solution4'), col=gray.colors(5), xlab='', ylab='Time in seconds');
dev.off();

pdf('/u/students/subramhars/workspace/ResearchTestApplication/logs/barplot-update_student-tp.pdf');
par(las=1, mar=c(2.5,4.2,2,0), cex.axis=1.1, cex.lab=1.3);

barplot(c(0.01002591192927757, 3.5672057127961626E-4, 3.4285799658530946E-4, 1.3715001279100973E-4, 3.157689451063365E-4), names=c('Baseline', 'Solution1', 'Solution2', 'Solution3', 'Solution4'), col=gray.colors(5), xlab='', ylab='Entities per second');
dev.off();

pdf('/u/students/subramhars/workspace/ResearchTestApplication/logs/barplot-update_course-rt.pdf');
par(las=1, mar=c(2.5,4.2,2,0), cex.axis=1.1, cex.lab=1.3);

barplot(c(105542.09486666667, 543554.3405333334, 509769.3286, 1071752.4700666666, 451761.81379999995), names=c('Baseline', 'Solution1', 'Solution2', 'Solution3', 'Solution4'), col=gray.colors(5), xlab='', ylab='Time in seconds');
dev.off();

pdf('/u/students/subramhars/workspace/ResearchTestApplication/logs/barplot-update_course-tp.pdf');
par(las=1, mar=c(2.5,4.2,2,0), cex.axis=1.1, cex.lab=1.3);

barplot(c(0.009474892470756042, 0.0018397424607423868, 0.0019616715716230717, 9.330512669010193E-4, 0.0022135558372862194), names=c('Baseline', 'Solution1', 'Solution2', 'Solution3', 'Solution4'), col=gray.colors(5), xlab='', ylab='Entities per second');
dev.off();

pdf('/u/students/subramhars/workspace/ResearchTestApplication/logs/barplot-update_enrolment-rt.pdf');
par(las=1, mar=c(2.5,4.2,2,0), cex.axis=1.1, cex.lab=1.3);

barplot(c(612375.5871333333, 1920145.3752, 2009733.4496, 5484660.4442, 2291695.2528), names=c('Baseline', 'Solution1', 'Solution2', 'Solution3', 'Solution4'), col=gray.colors(5), xlab='', ylab='Time in seconds');
dev.off();

pdf('/u/students/subramhars/workspace/ResearchTestApplication/logs/barplot-update_enrolment-tp.pdf');
par(las=1, mar=c(2.5,4.2,2,0), cex.axis=1.1, cex.lab=1.3);

barplot(c(0.016329847580652635, 0.005207939007721441, 0.004975784227500574, 0.0018232669281422788, 0.004363581932537483), names=c('Baseline', 'Solution1', 'Solution2', 'Solution3', 'Solution4'), col=gray.colors(5), xlab='', ylab='Entities per second');
dev.off();

pdf('/u/students/subramhars/workspace/ResearchTestApplication/logs/barplot-delete_student-rt.pdf');
par(las=1, mar=c(2.5,4.2,2,0), cex.axis=1.1, cex.lab=1.3);

barplot(c(45017.045333333335, 1111522.4503333336, 1429544.2155999998, 4282859.669266666, 894717.3185333334), names=c('Baseline', 'Solution1', 'Solution2', 'Solution3', 'Solution4'), col=gray.colors(5), xlab='', ylab='Time in seconds');
dev.off();

pdf('/u/students/subramhars/workspace/ResearchTestApplication/logs/barplot-delete_student-tp.pdf');
par(las=1, mar=c(2.5,4.2,2,0), cex.axis=1.1, cex.lab=1.3);

barplot(c(0.0222138079608601, 8.996669385311208E-4, 6.995236587210322E-4, 2.3348885492931065E-4, 0.0011176714469316985), names=c('Baseline', 'Solution1', 'Solution2', 'Solution3', 'Solution4'), col=gray.colors(5), xlab='', ylab='Entities per second');
dev.off();

pdf('/u/students/subramhars/workspace/ResearchTestApplication/logs/barplot-delete_course-rt.pdf');
par(las=1, mar=c(2.5,4.2,2,0), cex.axis=1.1, cex.lab=1.3);

barplot(c(44586.46006666666, 349633.5293333334, 371881.13273333333, 661787.1300666666, 369145.5257333334), names=c('Baseline', 'Solution1', 'Solution2', 'Solution3', 'Solution4'), col=gray.colors(5), xlab='', ylab='Time in seconds');
dev.off();

pdf('/u/students/subramhars/workspace/ResearchTestApplication/logs/barplot-delete_course-tp.pdf');
par(las=1, mar=c(2.5,4.2,2,0), cex.axis=1.1, cex.lab=1.3);

barplot(c(0.02242833359061872, 0.002860137590083989, 0.0026890312844052647, 0.0015110599081902102, 0.002708958744694061), names=c('Baseline', 'Solution1', 'Solution2', 'Solution3', 'Solution4'), col=gray.colors(5), xlab='', ylab='Entities per second');
dev.off();

pdf('/u/students/subramhars/workspace/ResearchTestApplication/logs/barplot-delete_enrolment-rt.pdf');
par(las=1, mar=c(2.5,4.2,2,0), cex.axis=1.1, cex.lab=1.3);

barplot(c(449643.86399999994, 625044.1430666667, 986092.6372000001, 3535680.9787333333, 455603.78540000005), names=c('Baseline', 'Solution1', 'Solution2', 'Solution3', 'Solution4'), col=gray.colors(5), xlab='', ylab='Time in seconds');
dev.off();

pdf('/u/students/subramhars/workspace/ResearchTestApplication/logs/barplot-delete_enrolment-tp.pdf');
par(las=1, mar=c(2.5,4.2,2,0), cex.axis=1.1, cex.lab=1.3);

barplot(c(0.022239823114766227, 0.015998870017302776, 0.010141035053658749, 0.002828309471399913, 0.0219488957740341), names=c('Baseline', 'Solution1', 'Solution2', 'Solution3', 'Solution4'), col=gray.colors(5), xlab='', ylab='Entities per second');
dev.off();
